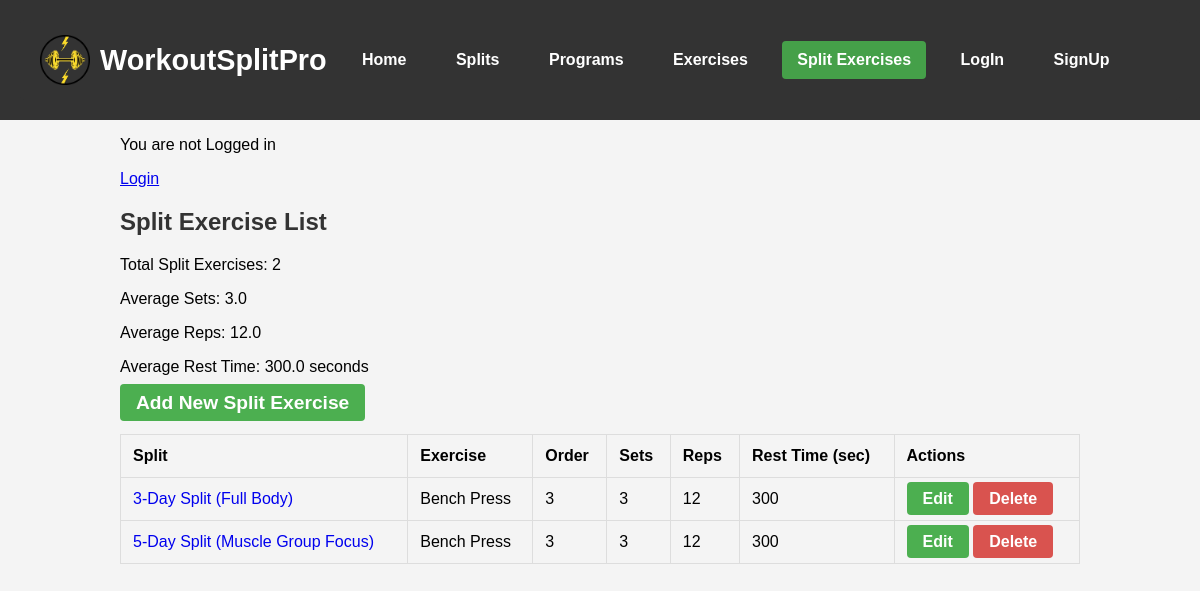
/split-exercises/, run on the app's committed database.
### app/models.py (models this page shows, shortened)
class SplitExercise(models.Model):
    split = models.ForeignKey(Split, on_delete=models.CASCADE)
    exercise = models.ForeignKey(Exercise, on_delete=models.CASCADE)
    order = models.IntegerField()
    sets = models.IntegerField()
    reps = models.IntegerField()
    rest_time = models.IntegerField(help_text="Rest time in seconds")

class Split(models.Model):
    program = models.ForeignKey(Program, on_delete=models.CASCADE)
    day = models.IntegerField()
    split_name = models.CharField(max_length=100)

class Exercise(models.Model):
    exercise_name = models.CharField(max_length=100)
    muscle_group = models.CharField(max_length=50)
    equipment_needed = models.CharField(max_length=50)
    exercise_type = models.CharField(max_length=50)
    def __str__(self):
        return self.exercise_name

### app/views.py (the view)
# urls.py: path('split-exercises/', split_exercise_list, name='split_exercise_list'),
def split_exercise_list(request):
    split_exercises = SplitExercise.objects.order_by('order')  # Order by exercise order in split
    total_split_exercises = split_exercises.count()  # Count total split exercises
    avg_sets = split_exercises.aggregate(Avg('sets'))  # Get average sets
    avg_reps = split_exercises.aggregate(Avg('reps'))  # Get average reps
    avg_rest_time = split_exercises.aggregate(Avg('rest_time'))  # Get average rest time
    context = {
        'split_exercises': split_exercises,
        'total_split_exercises': total_split_exercises,
        'avg_sets': avg_sets['sets__avg'],
        'avg_reps': avg_reps['reps__avg'],
        'avg_rest_time': avg_rest_time['rest_time__avg'],
    }
    return render(request, 'app/split_exercise_list.html', context)

### app/templates/app/split_exercise_list.html
{% extends 'app/base.html' %}
{% load static %}
{% block content %}
<h2>Split Exercise List</h2>
<p>Total Split Exercises: {{ total_split_exercises }}</p>
<p>Average Sets: {{ avg_sets|floatformat:1 }}</p>
<p>Average Reps: {{ avg_reps|floatformat:1 }}</p>
<p>Average Rest Time: {{ avg_rest_time|floatformat:1 }} seconds</p>
<a href="{% url 'split_exercise_create' %}" class="btn btn-primary">Add New Split Exercise</a>
<table class="table">
    <thead>
        <tr>
            <th>Split</th>
            <th>Exercise</th>
            <th>Order</th>
            <th>Sets</th>
            <th>Reps</th>
            <th>Rest Time (sec)</th>
            <th>Actions</th>
        </tr>
    </thead>
    <tbody>
        {% for split_exercise in split_exercises %}
        <tr>
            <td><a href="{% url 'split_exercise_detail' split_exercise.id %}">{{ split_exercise.split.split_name }}</a></td>
            <td>{{ split_exercise.exercise }}</td>
            <td>{{ split_exercise.order }}</td>
            <td>{{ split_exercise.sets }}</td>
            <td>{{ split_exercise.reps }}</td>
            <td>{{ split_exercise.rest_time }}</td>
            <td>
                <a href="{% url 'split_exercise_update' split_exercise.id %}" class="btn ">Edit</a>
                <a href="{% url 'split_exercise_delete' split_exercise.id %}" class="btn btn-danger">Delete</a>
            </td>
        </tr>
        {% endfor %}
    </tbody>
</table>
{% endblock %}

### static/css/navbar.css (style rules this page uses)
body { margin: 0; padding: 0; padding-top: 80px; }

### static/css/base.css (style rules this page uses)
.btn-primary { background-color: #ff6600; color: white; padding: 12px 24px; font-size: 1.2em; text-decoration: none; border-radius: 5px; }

### static/css/form.css (style rules this page uses)
body { font-family: Arial, sans-serif; background-color: #f4f4f4; margin: 0; padding: 0; }
h2 { color: #333; font-size: 24px; }
table { width: 100%; border-collapse: collapse; margin-top: 20px; }
table, th, td { border: 1px solid #ddd; }
th, td { padding: 12px; text-align: left; }
th { background-color: #f4f4f4; }
td a { text-decoration: none; }
.btn { text-decoration: none; padding: 8px 16px; color: white; background-color: #4CAF50; border-radius: 4px; font-weight: bold; text-align: center; }
.btn-danger { background-color: #d9534f; }

### static/css/login.css (style rules this page uses)
body { font-family: Arial, sans-serif; background-color: #f4f4f4; margin: 0; padding: 0; }
h2 { color: #333; font-size: 24px; }
table { width: 100%; border-collapse: collapse; margin-top: 20px; }
table, th, td { border: 1px solid #ddd; }
th, td { padding: 12px; text-align: left; }
th { background-color: #f4f4f4; }
td a { text-decoration: none; }
.btn { text-decoration: none; padding: 8px 16px; color: white; background-color: #4CAF50; border-radius: 4px; font-weight: bold; text-align: center; }
.btn-danger { background-color: #d9534f; }

### data on the page
SplitExercise: split.split_name "3-Day Split (Full Body)", exercise "Bench Press", order "3", sets "3", reps "12", rest_time "300"
SplitExercise: split.split_name "5-Day Split (Muscle Group Focus)", exercise "Bench Press", order "3", sets "3", reps "12", rest_time "300"

### other printed values
{{ total_split_exercises }} "2"
{{ avg_sets|floatformat:1 }} "3.0"
{{ avg_reps|floatformat:1 }} "12.0"
{{ avg_rest_time|floatformat:1 }} "300.0"
